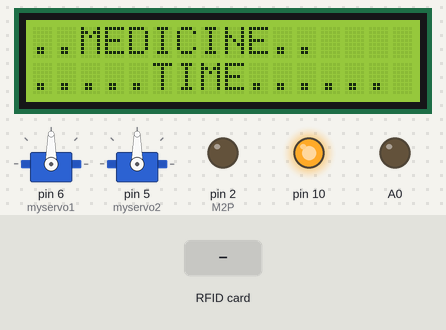
A sketch run on a simulated Arduino Uno, built with avr-gcc and run on an emulated ATmega328P. Shown: 2 × servo, 16×2 character LCD, output pins drawn as LEDs (lit = HIGH). The inputs (shaded band) are chosen by the test bench. Pins used as bus, display or sensor lines are not drawn; what the sketch prints to the serial monitor is not drawn.

Above: at 11.3 s.
11.4 s: RFID card 67 26 72 1C held to the reader
At 12.59 s:
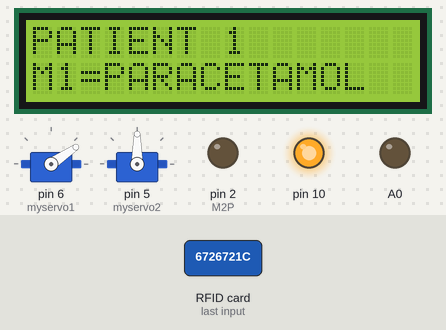
At 14.6 s:
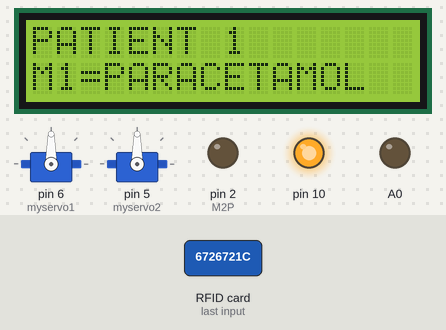
Timing chart, 0 to 20.4 s (numbered marks = the images above; inputs shaded):
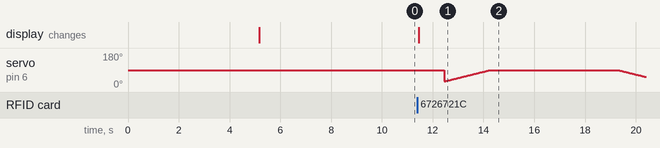

Measured:
- after the input at 11.4 s, the display: changes after 0.05 s (image 1)

The sketch:

mb.ino
```cpp
#include <Servo.h  >                                                                                                         \>
#include<MFRC522.h>
#include<SPI.h>
#include <Wire.h>
#include <LiquidCrystal_I2C.h>
#define M1P 1                          //conn3) digitalpin
#define M2P 2

#define SS_PIN 7
#define RST_PIN 9

MFRC522 mfrc522(SS_PIN, RST_PIN);
LiquidCrystal_I2C lcd(0x27, 16, 2);
Servo myservo1,myservo2;
void setup()
{
  pinMode(M1P,OUTPUT);
  pinMode(M2P,OUTPUT);
  pinMode(A0,OUTPUT);

  SPI.begin();
  mfrc522.PCD_Init();
  Serial.begin(9600);
  Serial.println("DATABASE");
  Serial.println("PLEASE PUT YOUR PATIENT CARD");
  myservo1.attach(6);
  myservo2.attach(5);
  lcd.begin();
  lcd.backlight();
  mainscreen();
}
void mainscreen()
{
  lcd.setCursor(0,0);
  lcd.print("....HI....");
  lcd.setCursor(0,1);
  lcd.print("..I AM MEDBOT..");
  delay(5000);
    lcd.setCursor(0,0);
  lcd.print("..MEDICINE..");
  lcd.setCursor(0,1);
  lcd.print(".....TIME.....");
  delay(5000);

}

void loop()
{
  // Look for new cards
  if ( ! mfrc522.PICC_IsNewCardPresent())
    {
      return;
    }
  // Select one of the cards
  if ( ! mfrc522.PICC_ReadCardSerial())
    {
      return;
    }
  //Show UID on serial monitor
  Serial.print("UID tag :");
  String content= "";
  byte letter;
  for (byte i = 0; i < mfrc522.uid.size; i++)
     {
       Serial.print(mfrc522.uid.uidByte[i] < 0x10 ? " 0" : " ");
       Serial.print(mfrc522.uid.uidByte[i], HEX);
       content.concat(String(mfrc522.uid.uidByte[i] < 0x10 ? " 0" : " "));
       content.concat(String(mfrc522.uid.uidByte[i], HEX));
     }
  Serial.println();
  Serial.print("Message : ");
  content.toUpperCase();
  if (content.substring(1) == "67 26 72 1C") //change here the UID of the card/cards that you want to give access
  {
      Serial.println("Authorized access");
      Serial.println();
      lcd.clear();
      lcd.print("PATIENT 1");
      lcd.setCursor(0,1);
      lcd.print("M1=PARACETAMOL");
        digitalWrite(M1P,HIGH);
        delay(1000);
        for(int pos = 30; pos <=90;pos+= 1)// goes from 0 degrees to 180 degrees
          {                                  // in steps of 1 degree
            myservo1.write(pos);              // tell servo to go to position in variable 'pos'
            delay(30);                       // waits 15ms for the servo to reach the position
          }

          delay(5000);
         digitalWrite(M1P,LOW);
        for(int pos = 90; pos>=30; pos-=1)     // goes from 180 degrees to 0 degrees
          {
            myservo1.write(pos);              // tell servo to go to position in variable 'pos'
            delay(30);                       // waits 15ms for the servo to reach the position
          }

  }

 else if (content.substring(1) == "F6 5B 31 07") //change here the UID of the card/cards that you want to give access
  {
      Serial.println("Authorized access");
      Serial.println();
      lcd.clear();
      lcd.print("PATIENT 2");
      lcd.setCursor(0,1);
      lcd.print("M2=PANTOCID");
      delay(1000);


        digitalWrite(M2P,HIGH);
        delay(1000);
        for(int pos = 30; pos <=110;pos+= 1)// goes from 0 degrees to 180 degrees
          {                                  // in steps of 1 degree
            myservo2.write(pos);              // tell servo to go to position in variable 'pos'
            delay(30);                       // waits 15ms for the servo to reach the position
          }

          delay(5000);
         digitalWrite(M2P,HIGH);
        for(int pos = 110; pos>=130; pos-=1)     // goes from 180 degrees to 0 degrees
          {
            myservo2.write(pos);              // tell servo to go to position in variable 'pos'
            delay(30);                       // waits 15ms for the servo to reach the position
          }

}
mainscreen();
}
```
